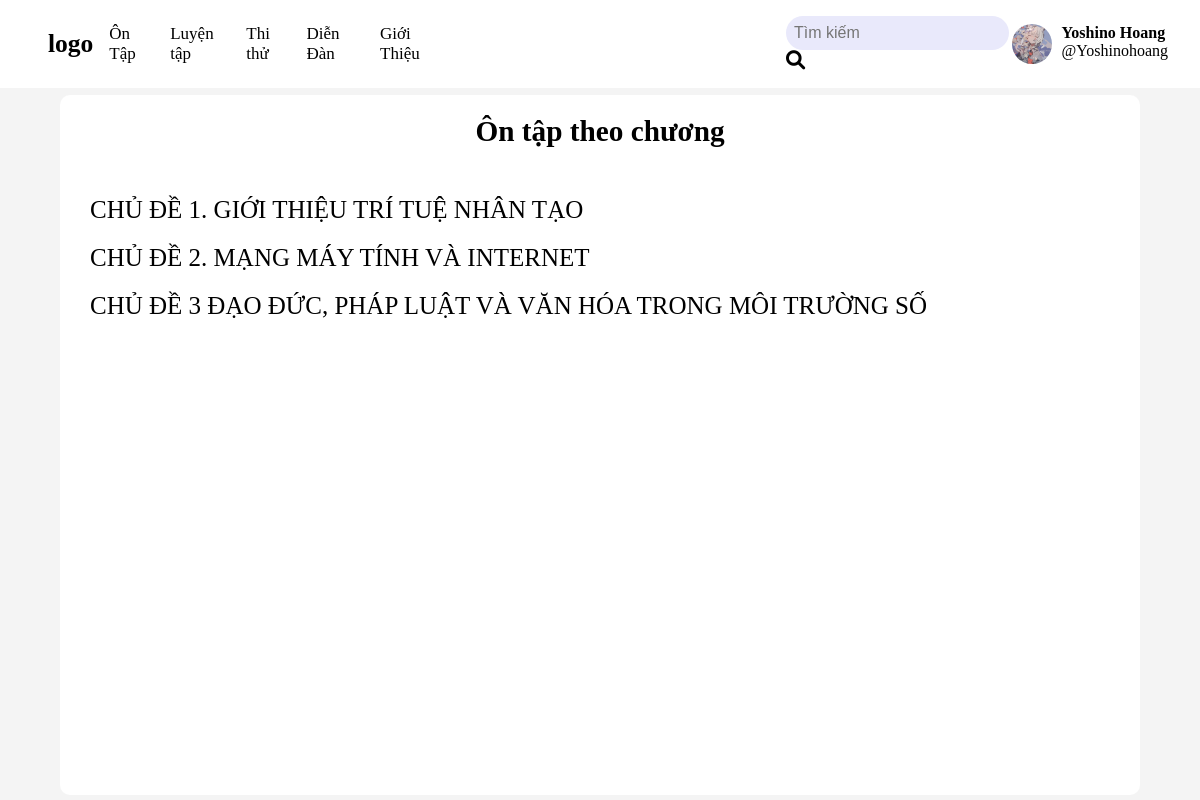
The app's page /luyen_tap (signed in), older data.
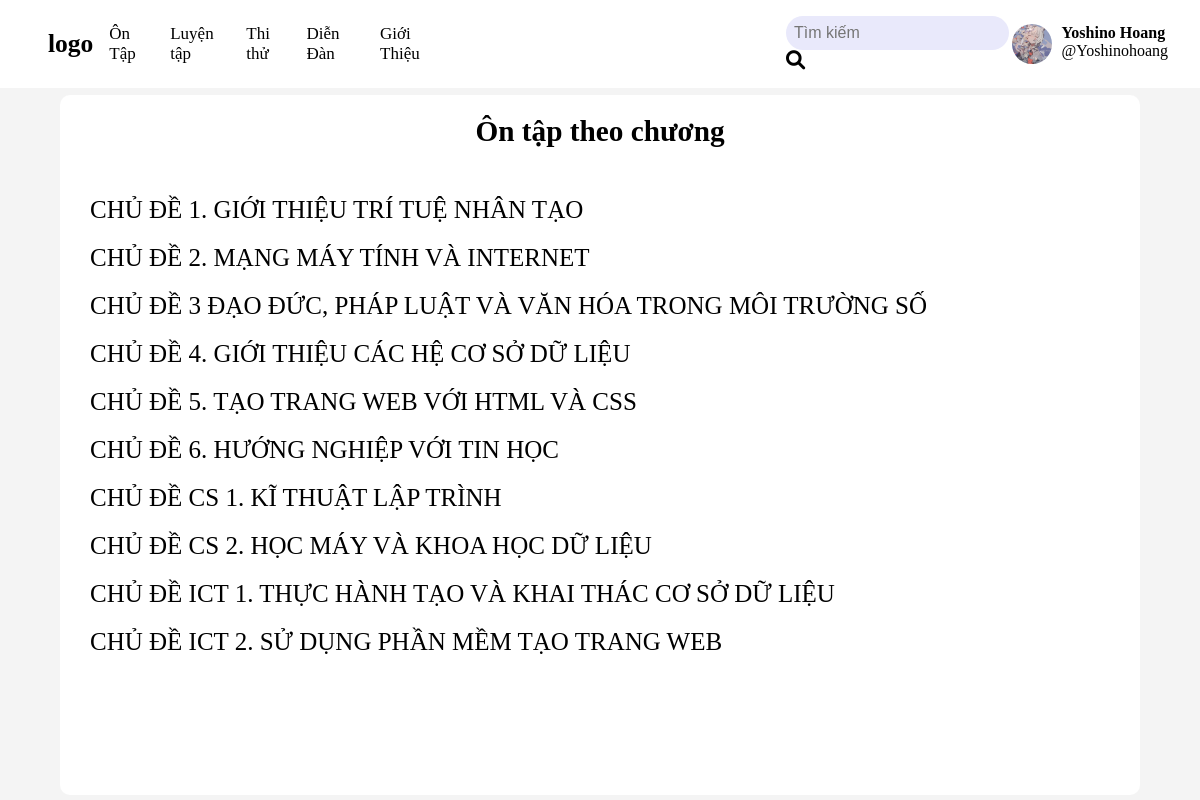
The same page, newer data.
### base/models.py (models this page shows, shortened)
class bai_hoc(models.Model):
    name = models.CharField(max_length=2000)
    noi_dung = models.TextField()
    file_di_kem = models.FileField(blank=True)

### base/views.py (the view)
# urls.py: path('luyen_tap', views.luyen_tap_all, name='luyen_tap_all'),
def luyen_tap_all(request):
    all_lesson  = bai_hoc.objects.all()
    context ={'al':all_lesson,}
    return render(request, 'base/luyen_tap_all.html', context)

### base/templates/base/luyen_tap_all.html (shortened to what this page needs)
<!DOCTYPE html>
<html lang="en">
<head>
    {% load static %}
    {% load static %}
    {% if request.session.theme == 'dark' %}
    <link rel="stylesheet" href="{% static 'styles/dark.css' %}">
    <link rel="stylesheet" href="{% static 'styles/b_dark.css' %}">
    {% else %}
    <link rel="stylesheet" href="{% static 'styles/light.css' %}">
    <link rel="stylesheet" href="{% static 'styles/b_light.css' %}">
    {% endif %}
</head>
<body>
    {% include 'navbar.html' %}
    <div class="midlle_section">
        <h3>Ôn tập theo chương</h3>
        <br>
        {%for bai in al%}
        <div class="bai">
        <a href="{%url 'luyen_tap' bai.id%}">{{bai.name}}</a>
        </div>
        {%endfor%}
    </div>
</body>
</html>

Row changes from the older to the newer data that the page shows:
added bai_hoc: name "CHỦ ĐỀ 4. GIỚI THIỆU CÁC HỆ CƠ SỞ DỮ LIỆU"
added bai_hoc: name "CHỦ ĐỀ 5. TẠO TRANG WEB VỚI HTML VÀ CSS"
added bai_hoc: name "CHỦ ĐỀ 6. HƯỚNG NGHIỆP VỚI TIN HỌC"
added bai_hoc: name "CHỦ ĐỀ CS 1. KĨ THUẬT LẬP TRÌNH"
added bai_hoc: name "CHỦ ĐỀ CS 2. HỌC MÁY VÀ KHOA HỌC DỮ LIỆU"
added bai_hoc: name "CHỦ ĐỀ ICT 1. THỰC HÀNH TẠO VÀ KHAI THÁC CƠ SỞ DỮ LIỆU"
added bai_hoc: name "CHỦ ĐỀ ICT 2. SỬ DỤNG PHẦN MỀM TẠO TRANG WEB"
